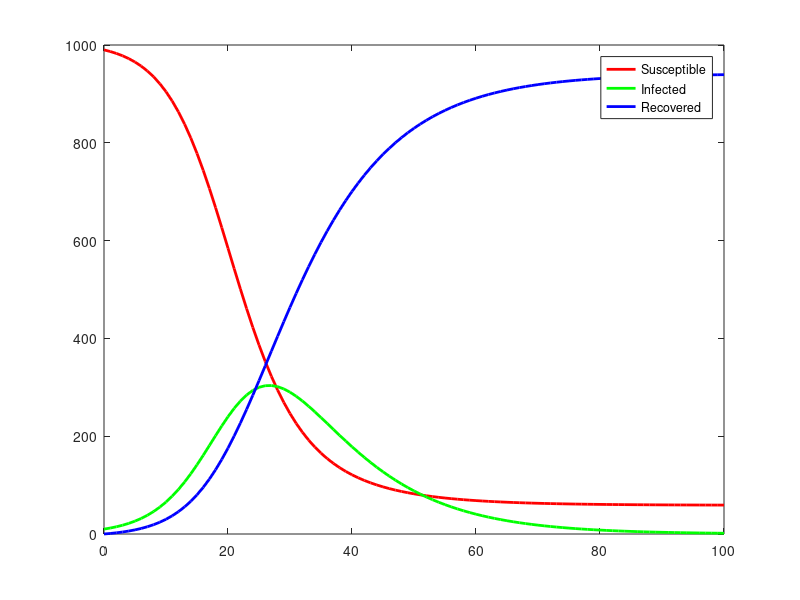

Here is the MATLAB script that generated this plot:
Beta = 0.3;
Gamma = 0.1;

a = 1;
b = 100;
h = 1;
n = (b-a)/h;
n = n+1;

T = zeros(1,n+1);
T(1) = a-h;

Susceptible = zeros(1,n+1);
Infected = zeros(1,n+1);
Recovered = zeros(1,n+1);
Susceptible(1) = 990;
Infected(1) = 10;
Recovered(1) = 0;

N = Susceptible(1)+Infected(1)+Recovered(1);
dS = @(T,S,I) (-Beta/N)*S*I;
dI = @(T,I,S) (Beta/N)*S*I - Gamma*I;
dR = @(T,R,I) Gamma*I;

for i = 1:n
    T(i+1) = T(i)+h;

    k1s = dS(T(i),Susceptible(i),Infected(i));
    k1i = dI(T(i),Infected(i),Susceptible(i));
    k1r = dR(T(i),Recovered(i),Infected(i));

    k2s = dS(T(i)+0.5*h,Susceptible(i)+0.5*k1s*h,Infected(i)+0.5*k1i*h);
    k2i = dI(T(i)+0.5*h,Infected(i)+0.5*k1i*h,Susceptible(i)+0.5*k1s*h);
    k2r = dR(T(i)+0.5*h,Recovered(i)+0.5*k1r*h,Infected(i)+0.5*k1i*h);

    k3s = dS(T(i)+0.5*h,Susceptible(i)+0.5*k2s*h,Infected(i)+0.5*k2i*h);
    k3i = dI(T(i)+0.5*h,Infected(i)+0.5*k2i*h,Susceptible(i)+0.5*k2s*h);
    k3r = dR(T(i)+0.5*h,Recovered(i)+0.5*k2r*h,Infected(i)+0.5*k2i*h);

    k4s = dS(T(i)+h,Susceptible(i)+k3s*h,Infected(i)+k3i*h);
    k4i = dI(T(i)+h,Infected(i)+k3i*h,Susceptible(i)+k3s*h);
    k4r = dR(T(i)+h,Recovered(i)+k3r*h,Infected(i)+k3i*h);

    Susceptible(i+1) = Susceptible(i) + (1/6)*(k1s+2*k2s+2*k3s+k4s)*h;
    Infected(i+1) = Infected(i) + (1/6)*(k1i+2*k2i+2*k3i+k4i)*h;
    Recovered(i+1) = Recovered(i) + (1/6)*(k1r+2*k2r+2*k3r+k4r)*h;
end

figure(1);
plot(T,Susceptible,'r','LineWidth',2);
hold on
plot(T,Infected,'g','LineWidth',2);
plot(T,Recovered,'b','LineWidth',2);
hold off
legend('Susceptible','Infected','Recovered');
